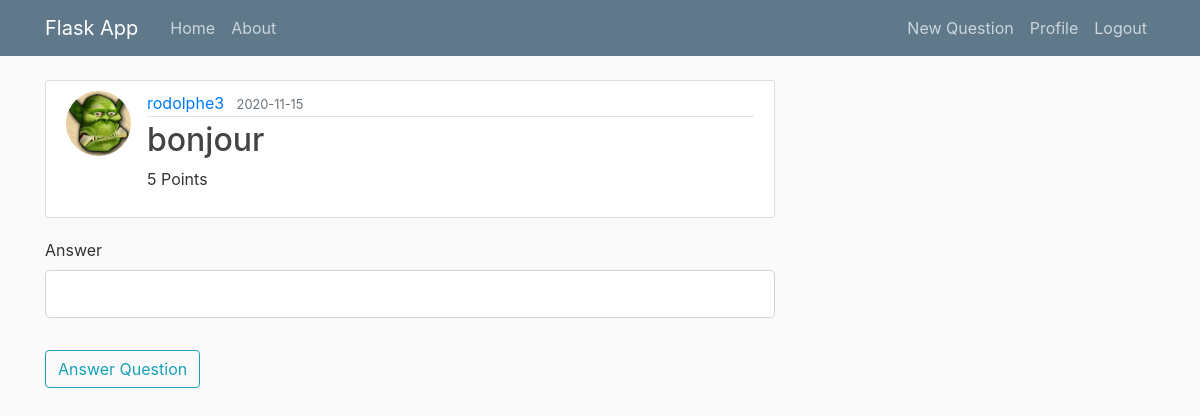
The app's page /question/answer/1 (signed in) with its own data.
### webapp/models.py (models this page shows, shortened)
class User(db.Model, UserMixin):									#Create a Table named 'user' (in lowercase) inheriting from db.Model
	id = db.Column(db.Integer, primary_key=True)
	username = db.Column(db.String(20), unique=True, nullable=False)
	email = db.Column(db.String(120), unique=True, nullable=False)
	image_file = db.Column(db.String(20), nullable=False, default='default.jpg')
	password = db.Column(db.String(60), nullable=False)
	points = db.Column(db.Integer, nullable=False)
	questions = db.relationship('Questions', backref='author', lazy=True)					#Define the relationship with the post (to make a foreign key in Post table)

class Questions(db.Model):									#Create a Table named 'post' (in lowercase) inheriting from db.Model
	id = db.Column(db.Integer, primary_key=True)
	content = db.Column(db.String(20), nullable=False)
	points = db.Column(db.Integer, nullable=False)
	response = db.Column(db.String(50), nullable=False)
	date_posted = db.Column(db.DateTime, nullable=False, default=datetime.utcnow)
	user_id = db.Column(db.Integer, db.ForeignKey('user.id'), nullable=False)

### webapp/routes.py (the view, shortened to what this page needs)
@app.route('/question/answer/<int:id>', methods=['GET', 'POST'])  							# redirect to a page with the questiion's id
@login_required
def answer_question(id):
	question = Questions.query.get(id) 														# a query to get the id's question
	form = AnswerForm() 																	#the form to answer this question
	return render_template('answer_question.html', question=question, form=form)

### webapp/forms.py
class AnswerForm(FlaskForm):
	answer = StringField('Answer', validators=[DataRequired()])
	submit = SubmitField('Answer Question')

### webapp/models.py (called while the page is built)
@login_manager.user_loader
def load_user(user_id):
	return User.query.get(user_id)

### webapp/templates/answer_question.html (shortened to what this page needs)
{% extends "layout.html" %}
{% block content %}
		<article class="media content-section">
			<img class="rounded-circle article-img" src="{{ url_for('static', filename='profile_pics/' + question.author.image_file) }}">
		  <div class="media-body">
		    <div class="article-metadata">
		      <a class="mr-2" href="#">{{ question.author.username }}</a>
		      <small class="text-muted">{{ question.date_posted.strftime('%Y-%m-%d') }}</small>
		    </div>
		    <h2><a class="article-title" href="#">{{ question.content }}</a></h2>
		    <p class="article-content">{{ question.points }} Points</p>
		  </div>
		</article>
		  <form method="POST" action="">
			<fieldset class="form-group">
				<div class="form-group">
					{{ form.answer.label(class="form-control-label") }}
					{% if form.answer.errors %}
						{{ form.answer(class="form-control form-control-lg is-invalid") }}
						<div class="invalid-feedback">
							{% for error in form.answer.errors %}
								<span>{{ error }}</span>
							{% endfor %}
						</div>
					{% else %}
						{{ form.answer(class="form-control form-control-lg") }}
					{% endif %}
				</div>
			</fieldset>
			<div class="form-group">
				{{ form.submit(class="btn btn-outline-info") }}
			</div>
		</form>
{% endblock %}

### webapp/static/main.css (style rules this page uses)
body { background: #fafafa; color: #333333; margin-top: 5rem; }
h1, h2, h3, h4, h5, h6 { color: #444444; }
.content-section { background: #ffffff; padding: 10px 20px; border: 1px solid #dddddd; border-radius: 3px; margin-bottom: 20px; }
.article-title { color: #444444; }
.article-content { white-space: pre-line; }
.article-img { height: 65px; width: 65px; margin-right: 16px; }
.article-metadata { padding-bottom: 1px; margin-bottom: 4px; border-bottom: 1px solid #e3e3e3 }

### records on screen
User: image_file (placeholder picture), author.username "rodolphe3"
Questions: date_posted "2020-11-15", content "bonjour", points "5"
